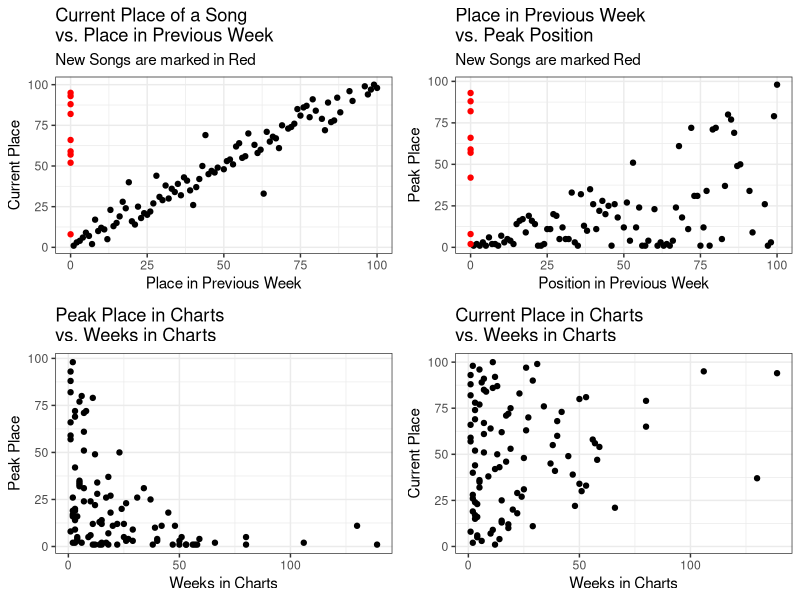
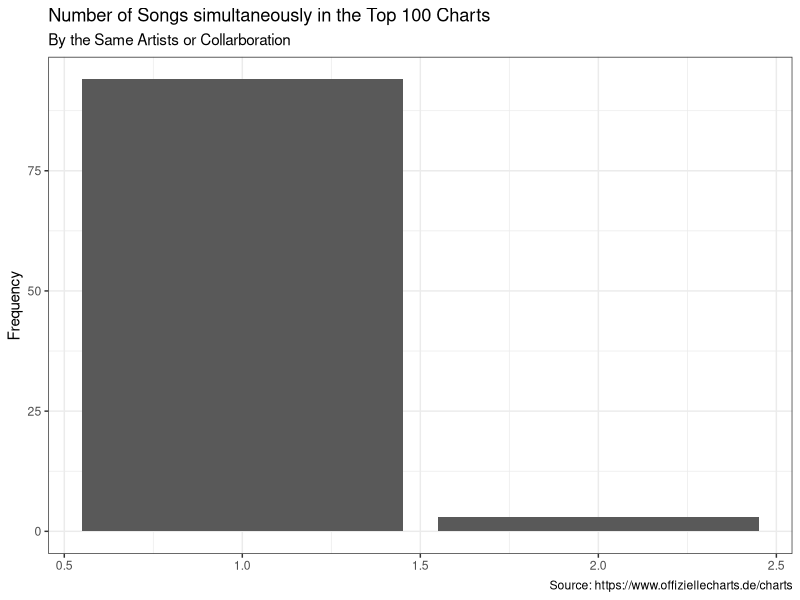
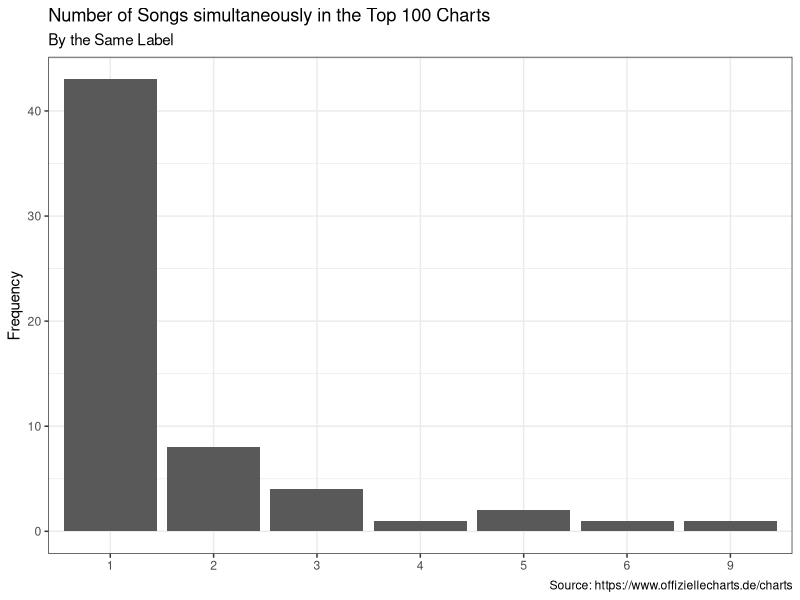

Here is the R script that generated these plots, in order:
## ---- chunk 1
library(ggplot2)
library(gridExtra)
library(readr)
library(dplyr)
chart_scrap <- read_csv('2022-08-10_charts_report.csv')
## ---- chunk 2
#Reporting Figures and Tables
#Scatter Plots
current_v_last <- ggplot(data = chart_scrap,
                                     aes(y = current, x=last_week,
                                     col=ifelse(is.na(last_week), yes = 'NA' , no = 'NonNA')))+
                                      geom_point(aes(y = current, x=last_week_fill),show.legend = F)+
                                      scale_color_manual(values = c('#FF0000','#000000'))+
                                      labs(title = 'Current Place of a Song \nvs. Place in Previous Week',
                                           subtitle = 'New Songs are marked in Red',
                                           y='Current Place', x='Place in Previous Week')+
                                        theme_bw()
weeks_v_peak <- ggplot(data = chart_scrap,
                                             aes(x=weeks_in_charts, y=peak_in_charts))+
                                              geom_point()+
                                              labs(title = 'Peak Place in Charts \nvs. Weeks in Charts',
                                                   x='Weeks in Charts', y='Peak Place')+
                                              theme_bw()
week_v_current <- ggplot(data = chart_scrap, aes(x=weeks_in_charts, y=current))+
                                      geom_point()+
                                      labs(title = 'Current Place in Charts \nvs. Weeks in Charts',
                                           x='Weeks in Charts', y='Current Place')+
                                      theme_bw()
last_v_peak <- ggplot(data = chart_scrap, aes(x=last_week_fill, y=peak_in_charts,
                                                col=ifelse(is.na(last_week), yes = 'NA' , no = 'NonNA')))+
                                    geom_point(show.legend = F)+
                                    labs(title = 'Place in Previous Week \nvs. Peak Position',
                                         subtitle = 'New Songs are marked Red',
                                         x='Position in Previous Week', y='Peak Place')+
                                    scale_color_manual(values = c('#FF0000','#000000'))+
                                    theme_bw()
grid.arrange(current_v_last,last_v_peak, weeks_v_peak,week_v_current, nrow=2)
## ---- chunk 3
chart_scrap%>%
                      count(artist)%>%
                      ggplot(aes(x=n))+
                      geom_bar()+
                      labs(title = 'Number of Songs simultaneously in the Top 100 Charts',
                           subtitle = 'By the Same Artists or Collarboration',
                           y='Frequency',
                           x=NULL,
                           caption = 'Source: https://www.offiziellecharts.de/charts')+
                      theme_bw()
chart_scrap%>%
                        count(artist,sort = T)%>%
                        filter(n>1)%>%
                        knitr::kable()
chart_scrap%>%
                      count(label)%>%
                      ggplot(aes(x=as.factor(n)))+
                      geom_bar()+
                      geom_bar()+
                      labs(title = 'Number of Songs simultaneously in the Top 100 Charts',
                           subtitle = 'By the Same Label',
                           y='Frequency',
                           x=NULL,
                           caption = 'Source: https://www.offiziellecharts.de/charts')+
                      theme_bw()
chart_scrap%>%
                        count(label, sort = T)%>%
                        filter(n>1)%>%
                        knitr::kable()
## ---- chunk 4
#Songs that are currently peaking
chart_scrap%>%
                        filter(current == peak_in_charts)%>%
                        select(artist, title, current)%>%
                        rename(Position = current)%>%
                        knitr::kable()
